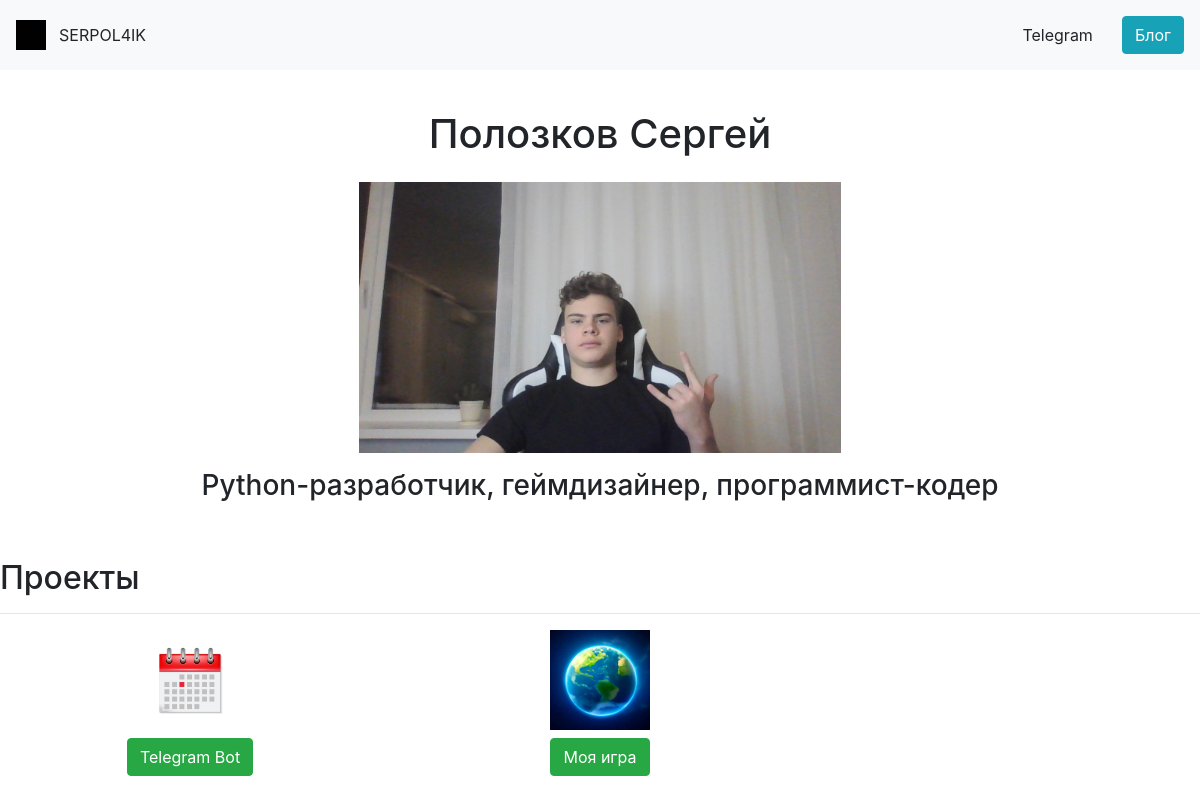
The app's page /, older data.
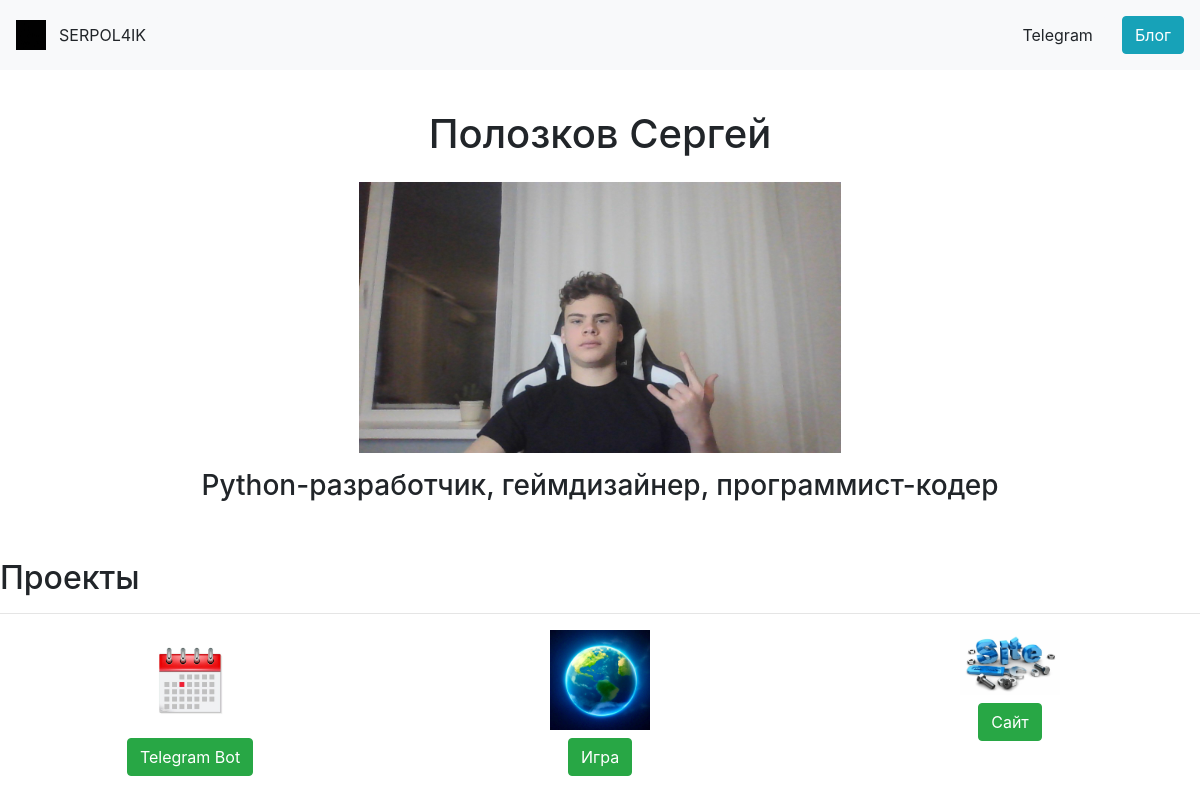
The same page, newer data.
### portfolio/models.py (models this page shows, shortened)
class Project(models.Model):
    title = models.CharField(max_length=100)
    description = models.CharField(max_length=250)
    image = models.ImageField(upload_to='portfolio/images/')
    url = models.URLField(blank=True)

### portfolio/views.py (the view)
# urls.py: 2. Add a URL to urlpatterns:  path('', views.home, name='home')
def home(request):
    projects = Project.objects.all()
    return render(request, 'portfolio/home.html', {'projects':projects})

### portfolio/templates/portfolio/home.html (shortened to what this page needs)
{% extends 'portfolio/base.html' %}
{% block content %}
{% load static %}
<div class="row justify-content-center my-3">
    <div class="col-md-9 text-center">
        <h1 id="hometext" class="font-weight-bolt">Полозков Сергей</h1>
    </div>
</div>
<div class="row justify-content-center my-3">
    <div class="col-5">
        <img src="{% static 'portfolio/WIN_20231211_18_07_23_Pro.jpg' %}" class="img-fluid" width=700 height=700>
    </div>
</div>
<div class="row justify-content-center my-3">
    <div class="col-md-9 text-center">
        <h3 class="font-weight-bolt">Python-разработчик, геймдизайнер, программист-кодер</h3>
    </div>
</div>
<h2 class="mt-5">Проекты</h2>
<hr>
<div class="row text-center">
    {% for project in projects %}
    <div class="col-lg-4 col-md-6">
        {% if project.url %}
        <a href="{{ project.url }}">
            <img src="{{ project.image.url }}" class="img-fluid mb-2" width=100 height=100>
        </a>
        {% else %}
        <img src="{{ project.image.url }}" class="img-fluid mb-2" width=100 height=100>
        {% endif %}
        <br>
        <a href="{{ project.url }}">
            <input type="submit" value="{{ project.title }}" class="btn btn-success">
        </a>
    </div>
    {% endfor %}
</div>
{% endblock %}

### portfolio/templates/portfolio/base.html (shortened to what this page needs)
{% load static %}
<link rel="stylesheet" href="https://cdn.jsdelivr.net/npm/bootstrap@4.4.1/dist/css/bootstrap.min.css">
<nav class="navbar navbar-expand-lg navbar-light bg-light">
  <img src="{% static 'portfolio/Аватарка.jpg' %}" width=30 height=30>
  <a class="btn btn-light" href="{% url 'home' %}">SERPOL4IK</a>
    <a class="nav-link" href="https://t.me/serpol4ik">
      <input type="submit" value="Telegram" class="btn btn-light">
    </a>
    <a href="{% url 'all_blogs' %}">
      <input type="submit" value="Блог" class="btn btn-info">
    </a>
</nav>
{% block content %}{% endblock %}

Row changes from the older to the newer data that the page shows:
changed Project: title "Моя игра" → "Игра"
added Project: image (picture), title "Сайт"
